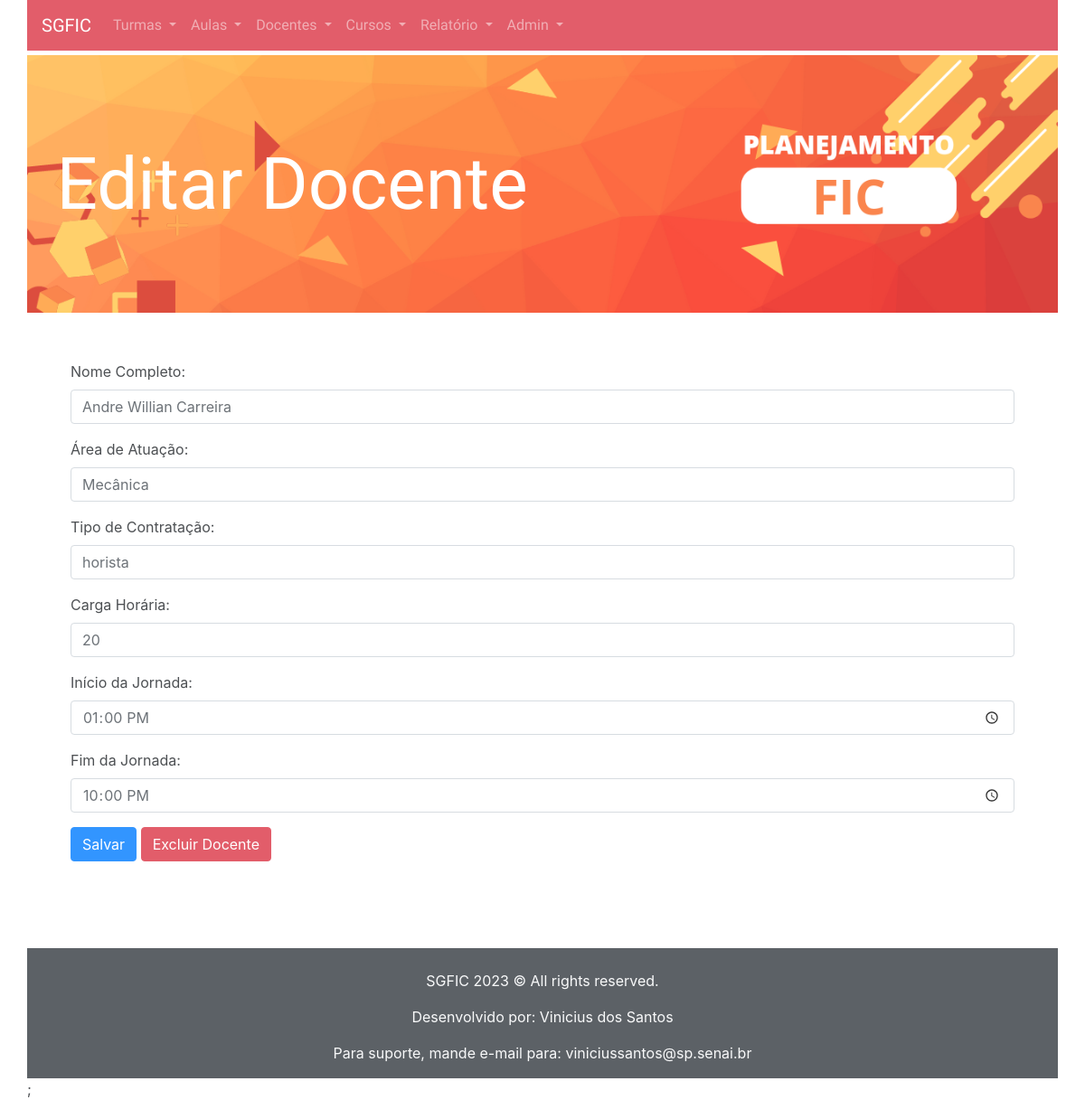
Page /View/editarDocente.php?nif=2 on the committed database.
### tables this page shows
CREATE TABLE Docente (
    nif INT PRIMARY KEY,
    NomeCompleto VARCHAR(100),
    areaDeAtuacao VARCHAR(50),
    tipoDeContratacao VARCHAR(20),
    cargaHoraria INT,
    inicioDaJornada TIME,
    fimDaJornada TIME
);

### Model/docente.php (called while the page is built, shortened)
<?php include_once __DIR__ . '/../Database/dbConnect.php';
class Docente
{
    private $NomeCompleto;
    private $areaDeAtuacao;
    private $tipoDeContratacao;
    private $cargaHoraria;
    private $inicioDaJornada;
    private $fimDaJornada;
    public static function buscarPorNif($nif)
    {
        $conn = Connect::getConnection();
        $sqlBuscar = "SELECT * FROM Docente WHERE nif = ?";
        $stmt = $conn->prepare($sqlBuscar);
        $stmt->bind_param("s", $nif);
        $stmt->execute();
        $result = $stmt->get_result();
        $docente = null;
        if ($row = $result->fetch_assoc()) {
            $docente = new Docente();
            $docente->setNif($row['nif']);
            $docente->setNomeCompleto($row['NomeCompleto']);
            $docente->setAreaDeAtuacao($row['areaDeAtuacao']);
            $docente->setTipoDeContratacao($row['tipoDeContratacao']);
            $docente->setCargaHoraria($row['cargaHoraria']);
            $docente->setInicioDaJornada($row['inicioDaJornada']);
            $docente->setFimDaJornada($row['fimDaJornada']);
        }
        return $docente;
    }
    public function setNomeCompleto($NomeCompleto)
    {
        $this->NomeCompleto = $NomeCompleto;
    }
    public function getNomeCompleto()
    {
        return $this->NomeCompleto;
    }
    public function setAreaDeAtuacao($areaDeAtuacao)
    {
        $this->areaDeAtuacao = $areaDeAtuacao;
    }
    public function getAreaDeAtuacao()
    {
        return $this->areaDeAtuacao;
    }
    public function setTipoDeContratacao($tipoDeContratacao)
    {
        $this->tipoDeContratacao = $tipoDeContratacao;
    }
    public function getTipoDeContratacao()
    {
        return $this->tipoDeContratacao;
    }
    public function setCargaHoraria($cargaHoraria)
    {
        $this->cargaHoraria = $cargaHoraria;
    }
    public function getCargaHoraria()
    {
        return $this->cargaHoraria;
    }
    public function setInicioDaJornada($inicioDaJornada)
    {
        $this->inicioDaJornada = $inicioDaJornada;
    }
    public function getInicioDaJornada()
    {
        return $this->inicioDaJornada;
    }
    public function setFimDaJornada($fimDaJornada)
    {
        $this->fimDaJornada = $fimDaJornada;
    }
    public function getFimDaJornada()
    {
        return $this->fimDaJornada;
    }
}

### View/editarDocente.php (the view, shortened to what this page needs)
<?php
include_once '../Model/Docente.php';
if (isset($_GET['nif'])) {
    $nif = $_GET['nif'];
    $docente = Docente::buscarPorNif($nif);
} else {
    header("Location: docentes.php");
    exit;
}
?>
<!DOCTYPE html>
<html lang="en">
<?php include_once '../sharedComponents/head.php'; ?>
<?php include_once '../sharedComponents/navbar.php'; ?>
<?php include_once '../sharedComponents/header.php'; ?>
<body class="container pl-0 pr-0">
    <div class="container container pl-5 pr-5 pb-5 mt-5">
        <form method="POST" action="editarDocente.php">
            <div class="form-group">
                <label for="nome_completo">Nome Completo:</label>
                <input type="text" class="form-control" id="nome_completo" name="nome_completo" value="<?php echo $docente->getNomeCompleto(); ?>" required>
            </div>
            <div class="form-group">
                <label for="area_de_atuacao">Área de Atuação:</label>
                <input type="text" class="form-control" id="area_de_atuacao" name="area_de_atuacao" value="<?php echo $docente->getAreaDeAtuacao(); ?>" required>
            </div>
            <div class="form-group">
                <label for="tipo_de_contratacao">Tipo de Contratação:</label>
                <input type="text" class="form-control" id="tipo_de_contratacao" name="tipo_de_contratacao" value="<?php echo $docente->getTipoDeContratacao(); ?>" required>
            </div>
            <div class="form-group">
                <label for="carga_horaria">Carga Horária:</label>
                <input type="number" class="form-control" id="carga_horaria" name="carga_horaria" value="<?php echo $docente->getCargaHoraria(); ?>" required>
            </div>
            <div class="form-group">
                <label for="inicio_da_jornada">Início da Jornada:</label>
                <input type="time" class="form-control" id="inicio_da_jornada" name="inicio_da_jornada" value="<?php echo $docente->getInicioDaJornada(); ?>" required>
            </div>
            <div class="form-group">
                <label for="fim_da_jornada">Fim da Jornada:</label>
                <input type="time" class="form-control" id="fim_da_jornada" name="fim_da_jornada" value="<?php echo $docente->getFimDaJornada(); ?>" required>
            </div>
            <button type="submit" class="btn btn-primary">Salvar</button>
            <button type="button" class="btn btn-danger" data-toggle="modal" data-target="#confirmDeleteModal">
                Excluir Docente
            </button>
        </form>
    </div>
</body>
<?php require_once '../sharedComponents/footer.php' ?>;
</html>

### View/CSS/style.css (style rules this page uses)
html { background-color: #ffffff; opacity: 0.8; background-size: 10px 10px; }
body { background-color: white; }

### rows in the picture
docente: nome_completo "Andre Willian Carreira", area_de_atuacao "Mecânica", tipo_de_contratacao "horista", carga_horaria "20", inicio_da_jornada "13:00:00", fim_da_jornada "22:00:00"

### other values in the picture
$nome_pagina "Editar Docente"
